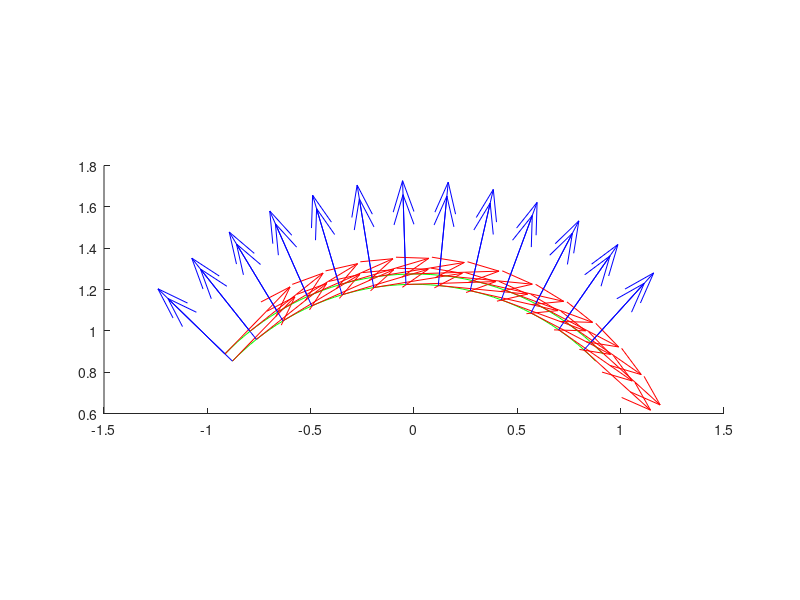

This figure's MATLAB source:
clear;
clc;

g_a = 0.03;
g_f = 20;

R = 1/0.8;

L = 2;
p = 50;



%L = R*2*start_corner;

delta = L/p;
figure
hold on;
for a2=-0.025:0.05:0.025

  a1 = 0:delta:L;

  ar = (pi*R+L)/(2*R) - a1/R;

  x=(R + a2).*cos(ar);
  y=(R + a2).*sin(ar);

  %ar_grad = ar*180/pi
  
  plot(x,y, 'g');
  alpha1=a1(1:4:end);
  alpha2=a2(1:4:end);

  q=1+alpha2./R;
  ar2 = (alpha1 - L/2)./R


  x=q.*sin(ar2).*R
  y=q.*cos(ar2).*R

  r11=cos(ar2)
  r12=-sin(ar2)

  r21=sin(ar2)
  r22=cos(ar2)

  quiver (x,y, r11, r12, 'r')
  quiver (x,y, r21,r22,'b')
 end
 
 daspect([1 1 1])
 hold off;